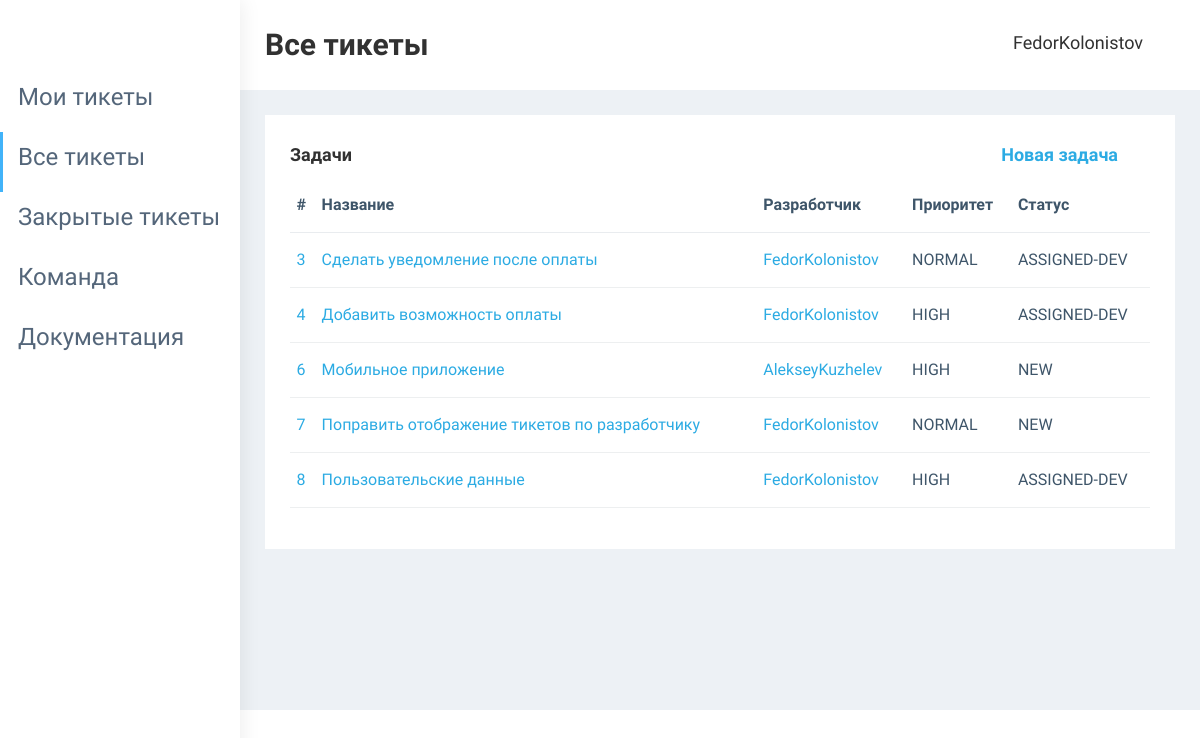
The app's page /tickets/ (signed in), older data.
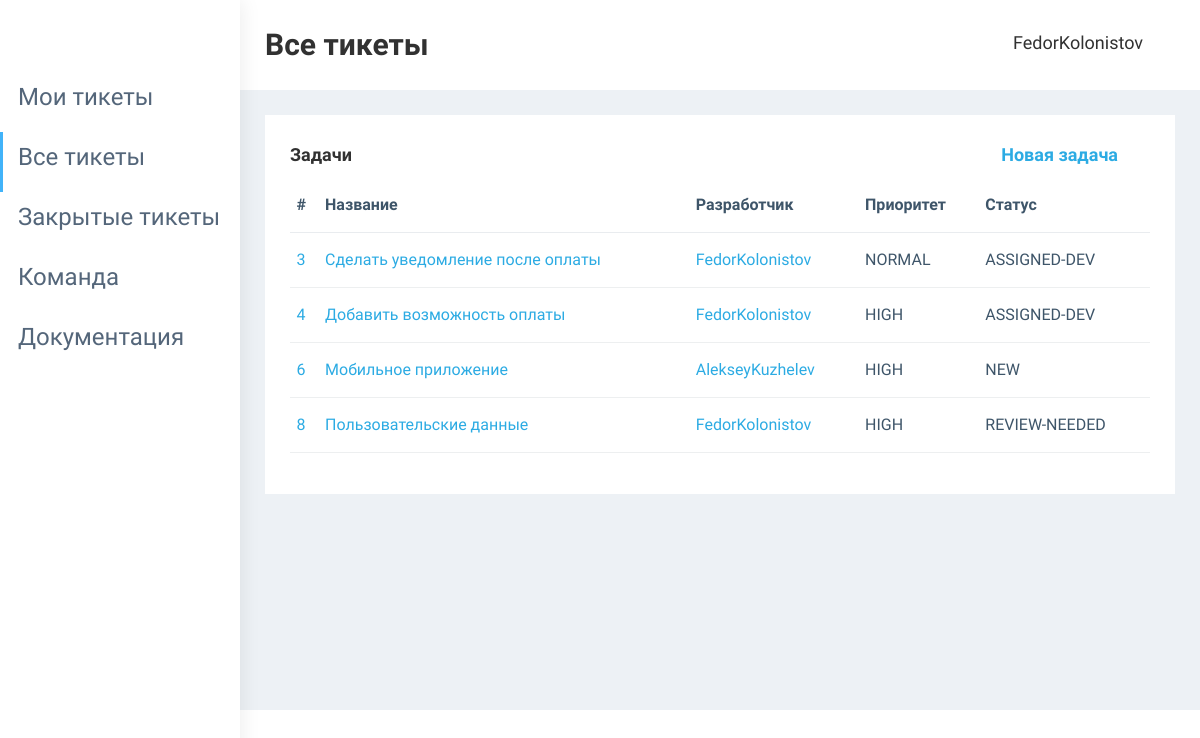
The same page, newer data.
### main/models.py (models this page shows)
class Ticket(models.Model):
    title = models.CharField(max_length=250)
    text = models.TextField()
    created_at = models.DateTimeField(auto_now_add=True)
    author = models.ForeignKey(User, on_delete=models.SET_NULL, null=True, related_name='author')
    developer = models.ForeignKey(User, on_delete=models.SET_NULL, null=True, related_name='developer')
    priority = models.CharField(max_length=10, choices=PRIORITIES, default='NORMAL')
    status = models.CharField(max_length=30, choices=STATUSES, default='NEW')
    time = models.PositiveIntegerField(default=0)
    category = models.CharField(max_length=100, choices=CATS, null=True)

### main/views.py (the view)
# urls.py: path('tickets/', tickets, name='tickets'),
def tickets(request):
    if request.user.is_authenticated:
        tickets = Ticket.objects.exclude(status='CLOSED')
        username = request.user
        return render(request, 'main/home.html', context={'tickets': tickets, 'title': "Все тикеты",
                                                          'username': username})
    else:
        return redirect('login')

### main/templates/main/home.html (shortened to what this page needs)
{% extends 'main/index.html' %}
{% block main %}
    <div class="container-fluid">
        <div class="row">
            <div class="col-sm-12">
                <div class="white-box">
                    {% if tickets %}
                    <h3 class="box-title">Задачи
                        <a href="{% url 'new' %}" style="float:right; margin-right:2rem;">Новая задача</a>
                    </h3>
                    <div class="table-responsive">
                        <table class="table text-nowrap">
                            <thead>
                                <tr>
                                    <th class="border-top-0">#</th>
                                    <th class="border-top-0">Название</th>
                                    <th class="border-top-0">Разработчик</th>
                                    <th class="border-top-0">Приоритет</th>
                                    <th class="border-top-0">Статус</th>
                                </tr>
                            </thead>
                            <tbody>
                            {% for ticket in tickets %}
                                <tr>
                                    <td><a href="{% url 'ticket' ticket.id %}">{{ticket.id}}</a></td>
                                    <td><a href="{% url 'ticket' ticket.id %}">{{ticket.title}}</a></td>
                                    <td><a href="{% url 'dev_tickets' ticket.developer.pk %}">{{ticket.developer}}</a></td>
                                    <td>{{ticket.priority}}</td>
                                    <td>{{ticket.status}}</td>
                                </tr>
                            {% endfor %}
                            </tbody>
                        </table>
                    </div>
                    {% endif %}
                </div>
            </div>
        </div>
    </div>
{% endblock %}

Row changes from the older to the newer data that the page shows:
no longer on this page (row edited): Ticket: id "7", title "Поправить отображение тикетов по разработчику", developer "FedorKolonistov", priority "NORMAL", status "NEW"
changed Ticket "Пользовательские данные": status "ASSIGNED-DEV" → "REVIEW-NEEDED"
